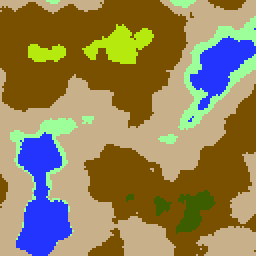
#> input picture dataset/new/notReady/rawFullsize/inverted_h_128p/221_b.png, 128 x 128 px, given in place of 1_h.png, which was not available (shown 2 times larger)
$ python createTraversabilityMap.py
#> lines starting #> are read from the running program, lines starting #| are printed output that depends on the picture; after the words box and inside, x2 and y2 are one past the last pixel; in counts of white or black regions, pixels touching at a corner belong together; pictures that were not available may be replaced by others from this repository, and a replacement may not be noted
import numpy as np
import os
import cv2 as cv
import matplotlib.pyplot as plt
import time

# https://stackoverflow.com/questions/55827778/elevation-xyz-data-to-slope-gradient-map-using-python
def createContouredMap(height_map):
    # Using the Sobel filter to figure out the steepness of the gradients of the heightmap
    sobelMap = np.zeros((128,128))
    rows = height_map.shape[0]
    columns = height_map.shape[0]
    for i in range(rows-1):
        for j in range(columns-1):
            height = int(height_map[i][j])
            dx = int(height_map[i+1][j]) - height
            dy = int(height_map[i][j+1]) - height
            sobelMap[i][j] = np.sqrt(dx * dx + dy * dy)
    end = time.time()

    sobelMap = cv.normalize(sobelMap, sobelMap, 0, 255, cv.NORM_MINMAX)

    # Displaying only steepness values above 110
    retval, thresholded = cv.threshold(sobelMap, 110, 255, cv.THRESH_BINARY)

    # Filtering out areas of non-traversability that are smaller than 50 pixel to get rid of speckles
    thresholdedPatched = np.array(thresholded, dtype='int16')
    cv.filterSpeckles(thresholdedPatched, 0, 45, 255)[0]

    thresholdedPatched.astype(np.uint8)

    kernel = np.ones((5,5), np.uint8)
    thresholdedDilated = cv.dilate(thresholdedPatched, kernel)
    thresholdedEroded = cv.erode(thresholdedDilated, kernel)

    return thresholdedEroded


def createTraversibilityMap(src, des, cnt):
    height_map = cv.imread(src + str(cnt) + "_h.png", cv.IMREAD_GRAYSCALE)
    biome_map = cv.imread(src + str(cnt) + "_b.png", cv.IMREAD_COLOR)

    gradientImage = createContouredMap(height_map)

    biomeColours = {
        1: np.array([255,52,35]),       #water
        2: np.array([153, 255, 156]),   #sand
        3: np.array([138, 176, 200]),   #forest
        4: np.array([0, 80, 120]),      #grass
        5: np.array([0, 94, 61]),       #steppe
        6: np.array([14, 233, 182]),    #mountain
        7: np.array([118, 104, 98])     #peak
    }

    map = np.zeros((128,128))

    # Filling the map with white for where it is either inpassible terrain or too steep
    rows = biome_map.shape[0]
    columns = biome_map.shape[0]
    for i in range(rows):
        for j in range(columns):
            if ((biome_map[i][j] == biomeColours[1]).all()) or ((biome_map[i][j] == biomeColours[6]).all()) or ((biome_map[i][j] == biomeColours[7]).all()):
                map[i][j] = 255
            map[i][j] = map[i][j] + gradientImage[i][j]

    traversabilityMap = np.array(map[:,:], dtype='int16')

    cv.imwrite(des + str(cnt) + "_t.png", traversabilityMap)


def batch(src, des):
    path, dirs, files = next(os.walk(src))

    for i in range(int(len(files) / 2)):
        createTraversibilityMap(src, des, i+1)
#> in createTraversibilityMap, `height_map = cv.imread(src + str(cnt) + "_h.png", cv.IMREAD_GRAYSCALE)`:
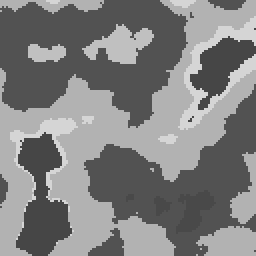
#> height_map: shape (128, 128) (shown 2 times larger); min 70, max 213, mean 128.5
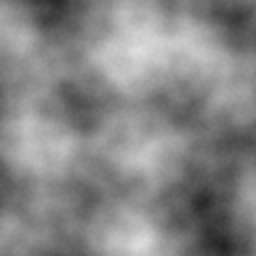
#> input picture dataset/new/notReady/rawFullsize/inverted_h_128p/277_h.png, 128 x 128 px, given in place of 1_b.png, which was not available (shown 2 times larger)
#> in createTraversibilityMap, biome_map is the input picture: shape (128, 128, 3); min 35, max 223, mean 133.9
#> after the loop in createContouredMap, `for i in range(rows-1):`:
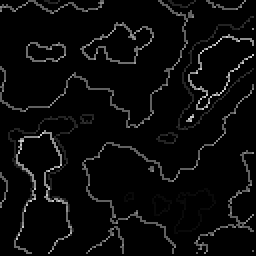
#> sobelMap: shape (128, 128) float64 (shown 2 times larger); min 0, max 202.2, mean 9.9
#> in createContouredMap, `sobelMap = cv.normalize(sobelMap, sobelMap, 0, 255, cv.NORM_MINMAX)`:
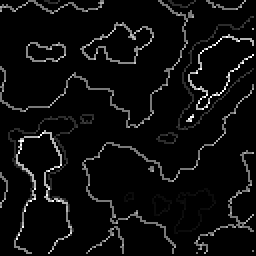
#> sobelMap: shape (128, 128) float64 (shown 2 times larger); 10.64% of pixels changed, all inside (x1, y1, x2, y2) = (0, 0, 127, 127)
#> in createContouredMap, `retval, thresholded = cv.threshold(sobelMap, 110, 255, cv.THRESH_BINARY)`:
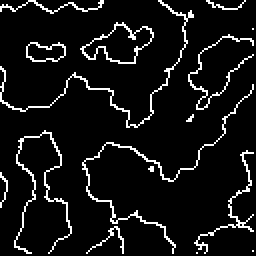
#> thresholded: shape (128, 128) float64 (shown 2 times larger); 7.6% white in thin lines or dots
#> in createContouredMap, `thresholdedPatched = np.array(thresholded, dtype='int16')`: thresholdedPatched: shape (128, 128) int16; 7.6% white in thin lines or dots
#> in createContouredMap, `cv.filterSpeckles(thresholdedPatched, 0, 45, 255)[0]`:
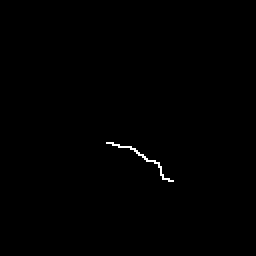
#> thresholdedPatched: shape (128, 128) int16 (shown 2 times larger); 0.32% white in thin lines or dots, all inside (x1, y1, x2, y2) = (53, 71, 87, 91)
#> in createContouredMap, `thresholdedDilated = cv.dilate(thresholdedPatched, kernel)`:
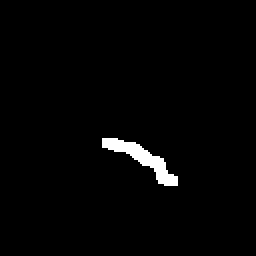
#> thresholdedDilated: shape (128, 128) int16 (shown 2 times larger); 1.7% white; 1 white region, box (x1, y1, x2, y2) and area: (51, 69, 89, 93) 285


def main():
    print("***|| Starting sketchifier ||***")
    start = time.time()

    folderName = r"C:\Users\tobia\BA\map-synth-ba\dataset\new\notReady\rawFullsize\inverted_h_128p/"
    destinationFolder = r"C:\Users\tobia\BA\map-synth-ba\dataset\new\notReady\rawFullsize\test/"
    batch(folderName, destinationFolder)

    end = time.time()
    print("Done creating the maps after " + str(1000 * round((end - start), 5)) + "ms")

if __name__ == "__main__":
#> (the run stopped early here; a loop or call above may not have finished)
